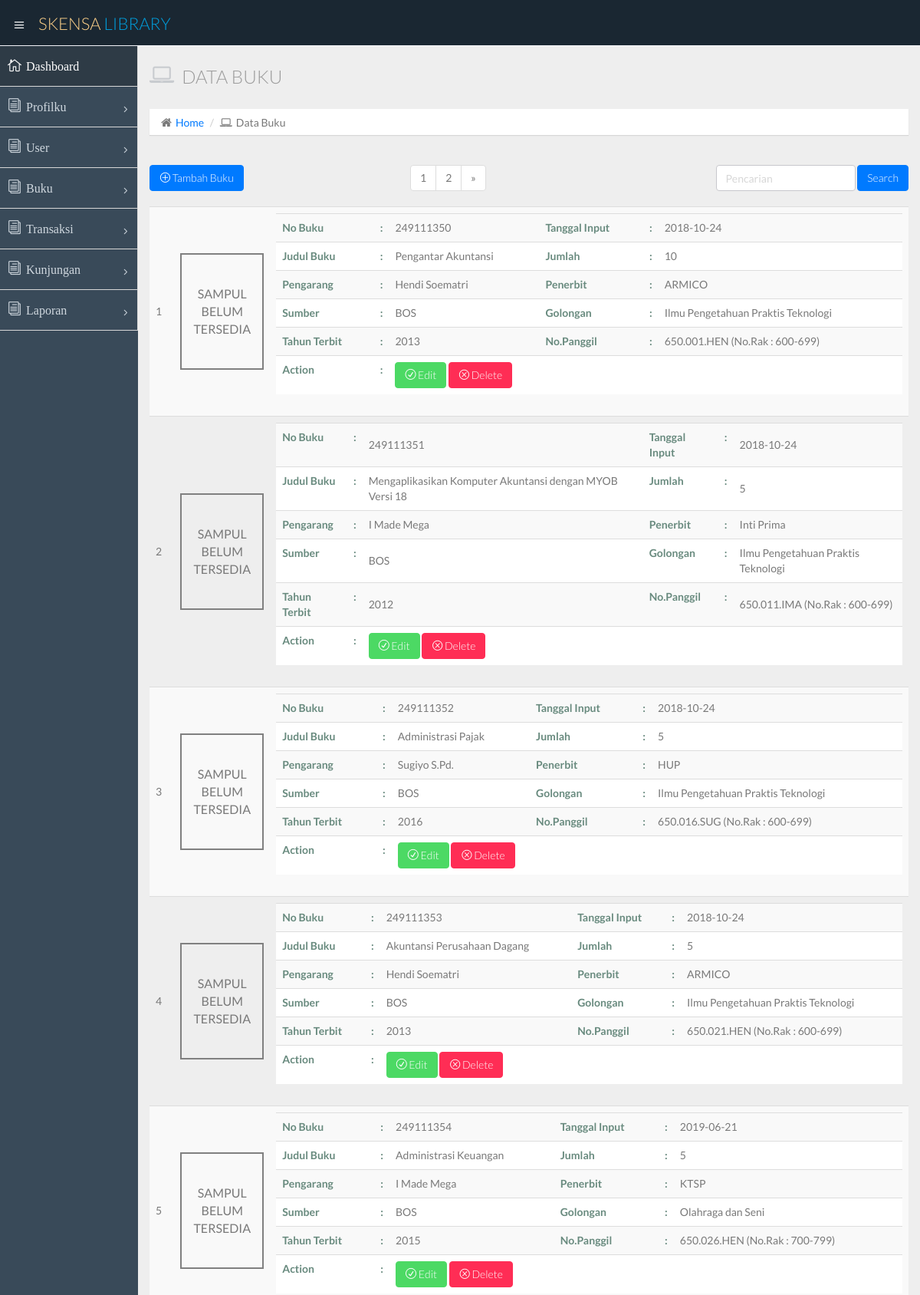
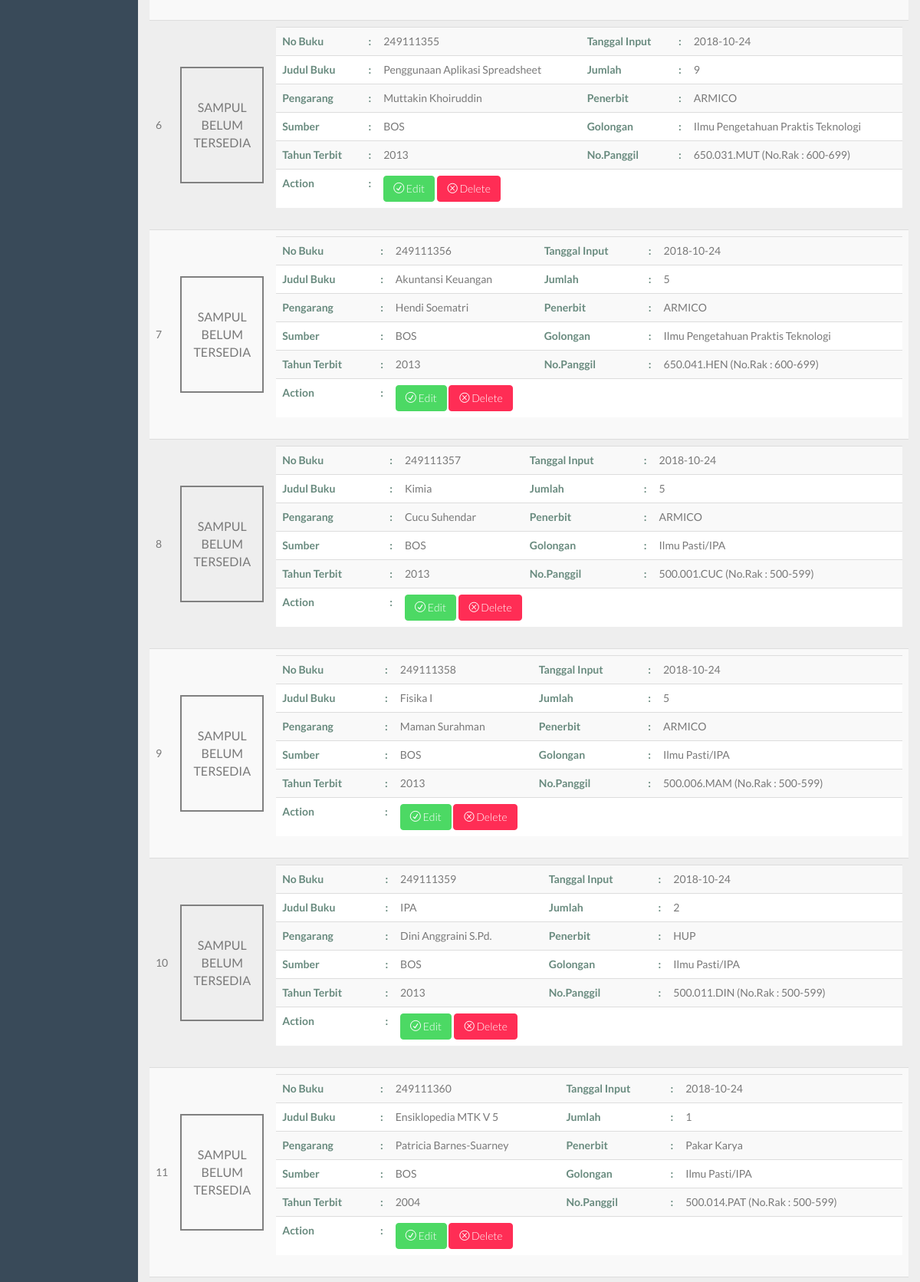
The page /admin.php?id=buku (signed in, upper part) on the database its author committed (2 pictures, top to bottom).
### tables this page shows
CREATE TABLE `buku` (
  `id_buku` varchar(10) NOT NULL,
  `tanggal_input` date NOT NULL,
  `judul_buku` varchar(60) NOT NULL,
  `id_pengarang` varchar(8) DEFAULT NULL,
  `id_penerbit` varchar(8) DEFAULT NULL,
  `id_sumber` varchar(8) DEFAULT NULL,
  `id_golongan` varchar(3) DEFAULT NULL,
  `tahun` varchar(4) NOT NULL,
  `jumlah` int(4) NOT NULL,
  `call_number` varchar(15) DEFAULT NULL,
  `foto` varchar(200) DEFAULT NULL
);

CREATE TABLE `pengarang` (
  `id_pengarang` varchar(10) NOT NULL,
  `nama_pengarang` varchar(70) NOT NULL
);

CREATE TABLE `penerbit` (
  `id_penerbit` varchar(8) NOT NULL,
  `nama_penerbit` varchar(50) NOT NULL
);

CREATE TABLE `sumber` (
  `id_sumber` varchar(8) NOT NULL,
  `nama_sumber` varchar(60) NOT NULL
);

CREATE TABLE `golongan` (
  `id_golongan` varchar(4) NOT NULL,
  `nama_golongan` varchar(40) NOT NULL,
  `no_rak` varchar(10) NOT NULL
);

### admin.php (called while the page is built, shortened)
<?php
  include "./layout/headeradmin.php";
  include "./layout/sidebaradmin.php";
  include "route.php";
  include "./layout/footer.php";
?>

### admin/buku/viewbuku.php (the view, shortened to what this page needs)
<?php
$halaman = 20;
$page = isset($_GET["halaman"])? (int)$_GET["halaman"] : 1;
$mulai = ($page>1) ? ($page * $halaman) - $halaman : 0;
$result = mysqli_query($koneksi, "SELECT * FROM buku");
$no=$mulai+1;
$total = mysqli_num_rows($result);
$pages = ceil($total/$halaman);
?>
<section id="main-content">
  <section class="wrapper">
    <div class="row">
      <div class="col-lg-12">
        <h3 class="page-header"><i class="fa fa-laptop"></i> Data Buku</h3>
        <ul class="breadcrumb">
          <li><i class="fa fa-home"></i><a href="admin.php">Home</a></li>
          <li><i class="fa fa-laptop"></i>Data Buku</li>
        </ul>
      </div>
    </div>
    <div class="row">
      <div class="col-lg-4"><br>
        <a class="btn btn-primary" href="admin.php?id=addbuku"><i class="icon_plus_alt2"></i> Tambah Buku</a>
      </div>
      <div class="col-lg-4">
        <ul class="pagination pagination pull-left">
         <?php
           for ($i=1; $i<=$pages; $i++){ ?>
            <li><a href="admin.php?id=buku&halaman=<?php echo $i; ?>"><?php echo $i; ?></a></li>
          <?php }
          $JmlHalaman = ceil($total/$halaman);
          if ( $page < $JmlHalaman ) {
           $link = $page + 1;
           echo "<li><a href='admin.php?id=buku&halaman=$link'>»</a></li>"; }
          else { $next = ""; } ?>
       </ul>
     </div>
     <div class="col-lg-4"><br>
      <form class="form-inline pull-right" role="form" method="post" action="admin.php?id=searchbuku">
        <div class="form-group"><input type="text"  class="form-control" name="keyword" placeholder="Pencarian"></div>
        <input type="submit" name="cari" value="Search" class="btn btn-primary form control">
      </form>
    </div>
  </div>
  <?php
  $result = mysqli_query($koneksi, "SELECT buku.id_buku, buku.tanggal_input, buku.judul_buku, pengarang.nama_pengarang, penerbit.nama_penerbit, sumber.nama_sumber, golongan.nama_golongan, buku.tahun, buku.jumlah, buku.call_number, buku.foto, golongan.no_rak FROM buku JOIN pengarang on (buku.id_pengarang=pengarang.id_pengarang) JOIN penerbit on(buku.id_penerbit=penerbit.id_penerbit) JOIN sumber on (buku.id_sumber=sumber.id_sumber) join golongan on (buku.id_golongan=golongan.id_golongan) LIMIT $mulai, $halaman");
  $total = mysqli_num_rows($result);
  if($total == 0){ echo "Tidak ada data buku"; }
  else { ?>
    <div class="row">
      <div class="col-lg-12">
        <table class="table table-striped table-advance table-hover table-responsive">
          <tbody>
            <?php
            while($data = mysqli_fetch_array($result)){ ?>
              <tr> <?php
              echo "<td>$no</td>";
              $no++;
              if($data[10]==NULL){ ?>
                <td width=125px height=150px>
                  <table border=2 style=border-style:double;>
                    <tr><td width=120px height=150px><center><font size=3pt>SAMPUL BELUM TERSEDIA</center></font></td></tr>
                  </table>
                </td>
                <?php } ?>
              <td>
                <table class="table table-striped table-advance table-hover table-responsive">
                  <tr>
                    <th>No Buku</th><th width=5px>:</th><td><?php echo $data['id_buku']; ?></td>
                    <th>Tanggal Input</th><th width=5px>:</th><td><?php echo $data['tanggal_input']; ?></td>
                  </tr>
                  <tr>
                    <th>Judul Buku</th><th width=5px>:</th><td><?php echo $data['judul_buku']; ?></td>
                    <th>Jumlah</th><th width=5px>:</th><td><?php echo $data[8]; ?></td>
                  </tr>
                  <tr>
                    <th>Pengarang</th><th width=5px>:</th><td><?php echo $data[3]; ?></td>
                    <th>Penerbit</th><th width=5px>:</th><td><?php echo $data[4]; ?></td>
                  </tr>
                  <tr>
                    <th>Sumber</th><th width=5px>:</th><td><?php echo $data[5]; ?></td>
                    <th>Golongan</th><th width=5px>:</th><td><?php echo $data[6]; ?></td>
                  </tr>
                  <tr>
                    <th>Tahun Terbit</th><th width=5px>:</th><td><?php echo $data[7]; ?></td>
                    <th>No.Panggil</th><th width=5px>:</th><td><?php echo $data[9] . "  (No.Rak : " . $data[11] . ")";?></td>
                  </tr>
                  <tr>
                    <th>Action</th><th width=5px>:</th><td colspan="4">
                      <a class="btn btn-success" href="admin.php?id=editbuku&bukuID=<?php echo $data[0]; ?>"><i class="icon_check_alt2"></i> Edit</a>
                      <a class="btn btn-danger" href="admin.php?id=deletebuku&bukuID=<?php echo $data[0]; ?>"><i class="icon_close_alt2"></i> Delete</a></td>
                  </tr>
                </table>
              </td>
              </tr> <?php } ?>
          </tbody>
        </table>
      </div>
      </div> <?php } ?>
  </section>
  <?php include "./layout/footer.php"; ?>

### rows shown on the page
buku: shows "SAMPUL BELUM TERSEDIA", id_buku "249111350", tanggal_input "2018-10-24", judul_buku "Pengantar Akuntansi", jumlah "10", id_pengarang.nama_pengarang "Hendi Soematri", id_penerbit.nama_penerbit "ARMICO", id_sumber.nama_sumber "BOS", id_golongan.nama_golongan "Ilmu Pengetahuan Praktis Teknologi", tahun "2013", call_number "650.001.HEN", id_golongan.no_rak "600-699"
buku: shows "SAMPUL BELUM TERSEDIA", id_buku "249111351", tanggal_input "2018-10-24", judul_buku "Mengaplikasikan Komputer Akuntansi dengan MYOB Versi 18", jumlah "5", id_pengarang.nama_pengarang "I Made Mega", id_penerbit.nama_penerbit "Inti Prima", id_sumber.nama_sumber "BOS", id_golongan.nama_golongan "Ilmu Pengetahuan Praktis Teknologi", tahun "2012", call_number "650.011.IMA", id_golongan.no_rak "600-699"
buku: shows "SAMPUL BELUM TERSEDIA", id_buku "249111352", tanggal_input "2018-10-24", judul_buku "Administrasi Pajak", jumlah "5", id_pengarang.nama_pengarang "Sugiyo S.Pd.", id_penerbit.nama_penerbit "HUP", id_sumber.nama_sumber "BOS", id_golongan.nama_golongan "Ilmu Pengetahuan Praktis Teknologi", tahun "2016", call_number "650.016.SUG", id_golongan.no_rak "600-699"
buku: shows "SAMPUL BELUM TERSEDIA", id_buku "249111353", tanggal_input "2018-10-24", judul_buku "Akuntansi Perusahaan Dagang", jumlah "5", id_pengarang.nama_pengarang "Hendi Soematri", id_penerbit.nama_penerbit "ARMICO", id_sumber.nama_sumber "BOS", id_golongan.nama_golongan "Ilmu Pengetahuan Praktis Teknologi", tahun "2013", call_number "650.021.HEN", id_golongan.no_rak "600-699"
buku: shows "SAMPUL BELUM TERSEDIA", id_buku "249111354", tanggal_input "2019-06-21", judul_buku "Administrasi Keuangan", jumlah "5", id_pengarang.nama_pengarang "I Made Mega", id_penerbit.nama_penerbit "KTSP", id_sumber.nama_sumber "BOS", id_golongan.nama_golongan "Olahraga dan Seni", tahun "2015", call_number "650.026.HEN", id_golongan.no_rak "700-799"
buku: shows "SAMPUL BELUM TERSEDIA", id_buku "249111355", tanggal_input "2018-10-24", judul_buku "Penggunaan Aplikasi Spreadsheet", jumlah "9", id_pengarang.nama_pengarang "Muttakin Khoiruddin", id_penerbit.nama_penerbit "ARMICO", id_sumber.nama_sumber "BOS", id_golongan.nama_golongan "Ilmu Pengetahuan Praktis Teknologi", tahun "2013", call_number "650.031.MUT", id_golongan.no_rak "600-699"
buku: shows "SAMPUL BELUM TERSEDIA", id_buku "249111356", tanggal_input "2018-10-24", judul_buku "Akuntansi Keuangan", jumlah "5", id_pengarang.nama_pengarang "Hendi Soematri", id_penerbit.nama_penerbit "ARMICO", id_sumber.nama_sumber "BOS", id_golongan.nama_golongan "Ilmu Pengetahuan Praktis Teknologi", tahun "2013", call_number "650.041.HEN", id_golongan.no_rak "600-699"
buku: shows "SAMPUL BELUM TERSEDIA", id_buku "249111357", tanggal_input "2018-10-24", judul_buku "Kimia", jumlah "5", id_pengarang.nama_pengarang "Cucu Suhendar", id_penerbit.nama_penerbit "ARMICO", id_sumber.nama_sumber "BOS", id_golongan.nama_golongan "Ilmu Pasti/IPA", tahun "2013", call_number "500.001.CUC", id_golongan.no_rak "500-599"
buku: shows "SAMPUL BELUM TERSEDIA", id_buku "249111358", tanggal_input "2018-10-24", judul_buku "Fisika I", jumlah "5", id_pengarang.nama_pengarang "Maman Surahman", id_penerbit.nama_penerbit "ARMICO", id_sumber.nama_sumber "BOS", id_golongan.nama_golongan "Ilmu Pasti/IPA", tahun "2013", call_number "500.006.MAM", id_golongan.no_rak "500-599"
buku: shows "SAMPUL BELUM TERSEDIA", id_buku "249111359", tanggal_input "2018-10-24", judul_buku "IPA", jumlah "2", id_pengarang.nama_pengarang "Dini Anggraini S.Pd.", id_penerbit.nama_penerbit "HUP", id_sumber.nama_sumber "BOS", id_golongan.nama_golongan "Ilmu Pasti/IPA", tahun "2013", call_number "500.011.DIN", id_golongan.no_rak "500-599"
buku: shows "SAMPUL BELUM TERSEDIA", id_buku "249111360", tanggal_input "2018-10-24", judul_buku "Ensiklopedia MTK V 5", jumlah "1", id_pengarang.nama_pengarang "Patricia Barnes-Suarney", id_penerbit.nama_penerbit "Pakar Karya", id_sumber.nama_sumber "BOS", id_golongan.nama_golongan "Ilmu Pasti/IPA", tahun "2004", call_number "500.014.PAT", id_golongan.no_rak "500-599"
